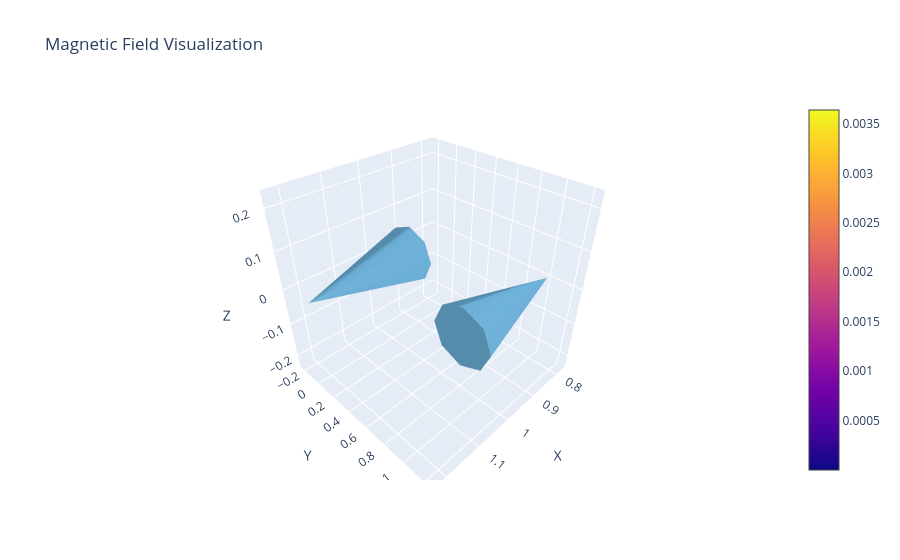

Notebook code for this chart:
### Code cell
import jax, jax.numpy as jnp
from magdiff.components.dipole import Dipole
from magdiff.system import MagneticSystem
from magdiff.visualize import visualize_field

dip1 = Dipole(name="dipole_1", moment=jnp.array([50.0, 0.0, 0.0]), position=jnp.array([1.0, 0.0, 0.0]),rotation_vector=jnp.zeros(3))
dip2 = Dipole(name="dipole_2", moment=jnp.array([-50.0, 0.0, 0.0]), position=jnp.array([1.0, 1.0, 0.0]),rotation_vector=jnp.zeros(3))
system = MagneticSystem([dip1, dip2], name="sample system")
observer_position = [0.0, 0.0, 0.0]
print(f"B Field at {observer_position} is {system.field_at(observer_position)}")
# B Field at [0.0, 0.0, 0.0] is [ 9.1161164e-06 -2.6516507e-06  0.0000000e+00]
visualize_field(system)

### Figure 1 — Plotly figure (JSON) as saved in the notebook; plotly's stock layout.template omitted (floating-point values rounded to 4 significant figures; data arrays with more than 128 entries replaced by an {"elided": "..."} marker saying what was removed)
{"data": [{"maxdisplayed": 100, "sizeref": 0.5, "starts": {"x": [0], "y": [0], "z": [0]}, "type": "streamtube", "u": {"elided": "1000 float values"}, "v": {"elided": "1000 float values"}, "w": {"elided": "1000 float values"}, "x": {"elided": "1000 float values"}, "y": {"elided": "1000 float values"}, "z": {"elided": "1000 float values"}}, {"colorscale": [[0, "rgb(247,251,255)"], [0.125, "rgb(222,235,247)"], [0.25, "rgb(198,219,239)"], [0.375, "rgb(158,202,225)"], [0.5, "rgb(107,174,214)"], [0.625, "rgb(66,146,198)"], [0.75, "rgb(33,113,181)"], [0.875, "rgb(8,81,156)"], [1, "rgb(8,48,107)"]], "showscale": false, "sizemode": "absolute", "sizeref": 0.3, "type": "cone", "u": [50], "v": [0], "w": [0], "x": [1], "y": [0], "z": [0]}, {"colorscale": [[0, "rgb(247,251,255)"], [0.125, "rgb(222,235,247)"], [0.25, "rgb(198,219,239)"], [0.375, "rgb(158,202,225)"], [0.5, "rgb(107,174,214)"], [0.625, "rgb(66,146,198)"], [0.75, "rgb(33,113,181)"], [0.875, "rgb(8,81,156)"], [1, "rgb(8,48,107)"]], "showscale": false, "sizemode": "absolute", "sizeref": 0.3, "type": "cone", "u": [-50], "v": [0], "w": [0], "x": [1], "y": [1], "z": [0]}], "layout": {"scene": {"xaxis": {"title": {"text": "X"}}, "yaxis": {"title": {"text": "Y"}}, "zaxis": {"title": {"text": "Z"}}}, "title": {"text": "Magnetic Field Visualization"}}}
